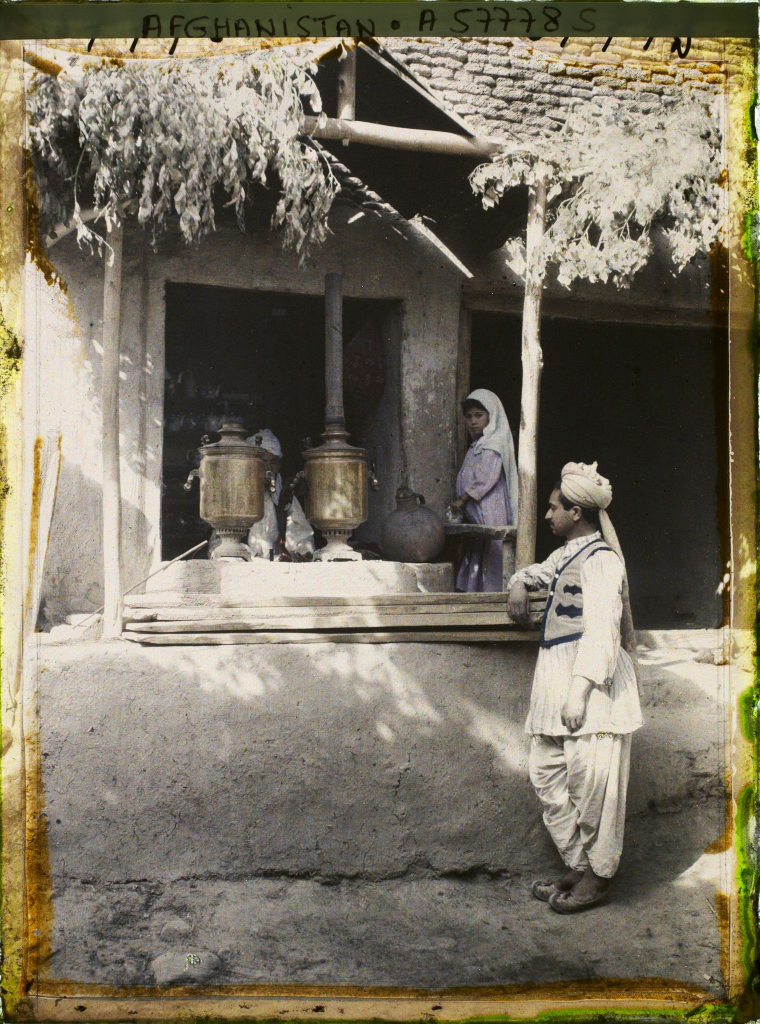
#> input picture backend/images/AFG/albert_kahn/A57778S.jpeg, 1519 x 2048 px (shown at 1/2 size)
$ python -i convert_images.py   (imports and definitions only)
#> lines starting #> are read from the running program, lines starting #| are printed output that depends on the picture
#!/usr/bin/env python3
"""
Convert webp images to jpg, resize to max 800px width, and update CSV/database references
"""

import os
import sqlite3
import csv
from PIL import Image
from pathlib import Path

# Configuration
MAX_WIDTH = 800
QUALITY = 85  # JPEG quality (1-100)
DATABASE_PATH = 'backend/database.db'
IMAGES_BASE_DIR = 'backend/images'

# CSV files to update
CSV_FILES = [
    'backend/data/exports/public_domain_images.csv',
    'backend/data/exports/albert_kahn_images.csv',
    'backend/data/exports/children_artwork_images.csv',
]

# Database tables and their filepath/filename columns
DB_TABLES = [
    {'table': 'public_domain_images', 'filepath_col': 'filepath', 'filename_col': 'filename'},
    {'table': 'albert_kahn_images', 'filepath_col': 'new_filepath', 'filename_col': 'image_filename'},
    {'table': 'children_artwork_images', 'filepath_col': 'filepath', 'filename_col': 'image_path'},
]

def convert_and_resize_image(webp_path, max_width=MAX_WIDTH, quality=QUALITY):
    """
    Convert webp to jpg and resize to max width while maintaining aspect ratio

    Args:
        webp_path: Path to the webp image
        max_width: Maximum width in pixels
        quality: JPEG quality (1-100)

    Returns:
        Path to the new jpg file or None if conversion failed
    """
#> called with webp_path = 'images/AFG/albert_kahn/A57778S.jpeg', max_width = 800, quality = 85
    try:
        # Open the webp image
        img = Image.open(webp_path)
#> img is the input picture: PIL image 1519x2048 RGB; mean R, G, B 121.1, 113.8, 96.6

        # Convert RGBA to RGB if necessary (webp might have alpha channel)
        if img.mode in ('RGBA', 'LA', 'P'):
            # Create a white background
            background = Image.new('RGB', img.size, (255, 255, 255))
            if img.mode == 'P':
                img = img.convert('RGBA')
            background.paste(img, mask=img.split()[-1] if img.mode in ('RGBA', 'LA') else None)
            img = background
        elif img.mode != 'RGB':
            img = img.convert('RGB')

        # Resize if width exceeds max_width
        width, height = img.size
#> width = 1519; height = 2048
        if width > max_width:
            # Calculate new height maintaining aspect ratio
            ratio = max_width / width
#> ratio = 0.527
            new_height = int(height * ratio)
#> new_height = 1078
            img = img.resize((max_width, new_height), Image.LANCZOS)
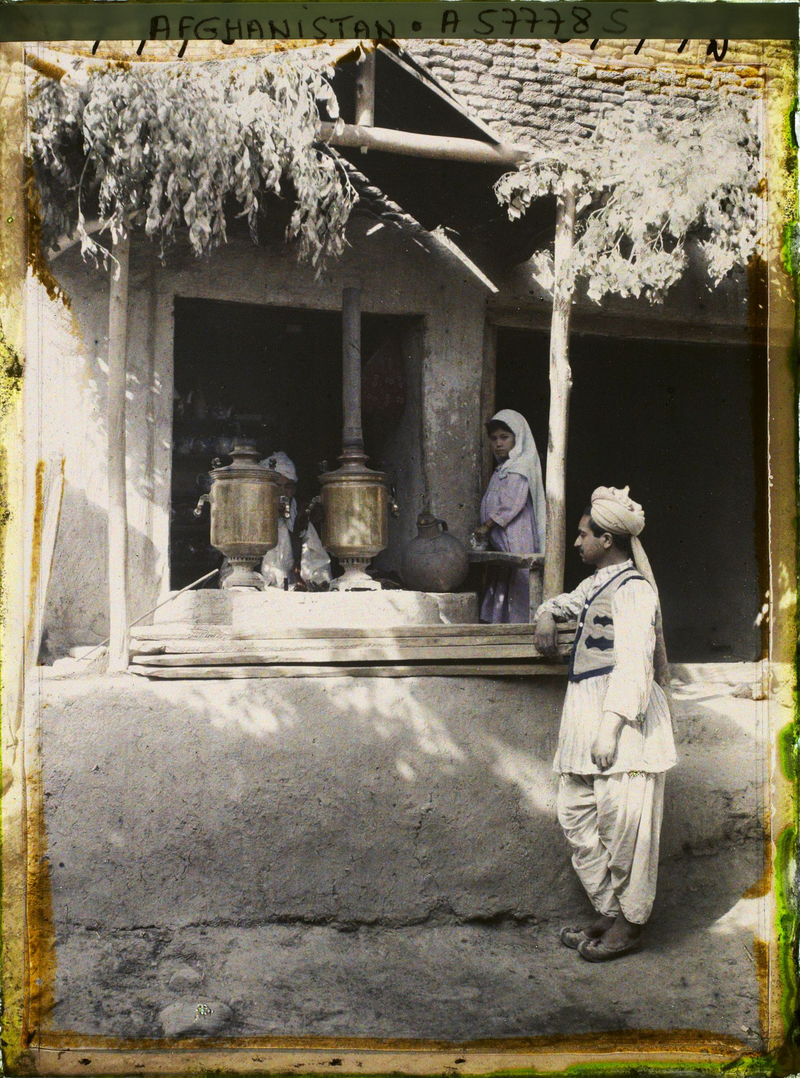
#> img: PIL image 800x1078 RGB; mean R, G, B 121.1, 113.8, 96.6
            print(f"  ↔️  Resized from {width}x{height} to {max_width}x{new_height}")
#|   ↔️  Resized from 1519x2048 to 800x1078
        else:
            print(f"  ✓ Size {width}x{height} already within limits")

        # Create jpg filename
        jpg_path = str(webp_path).rsplit('.webp', 1)[0] + '.jpg'

        # Save as jpg
        img.save(jpg_path, 'JPEG', quality=quality, optimize=True)

        # Get file sizes for comparison
        webp_size = os.path.getsize(webp_path)
        jpg_size = os.path.getsize(jpg_path)

        print(f"  ✅ Converted: {os.path.basename(jpg_path)}")
        print(f"  📊 Size: {webp_size/1024:.1f}KB (webp) → {jpg_size/1024:.1f}KB (jpg)")

        return jpg_path

    except Exception as e:
        print(f"  ❌ Error converting {webp_path}: {e}")
        return None

# [167 lines left out: functions update_csv_files, update_database, find_webp_images, main, not called in this run]

# [2 lines not run here, left out]

>>> result = convert_and_resize_image('images/AFG/albert_kahn/A57778S.jpeg')

$ run again, on backend/images/ALB/albert_kahn/616474c351e0820793118f54.jpeg
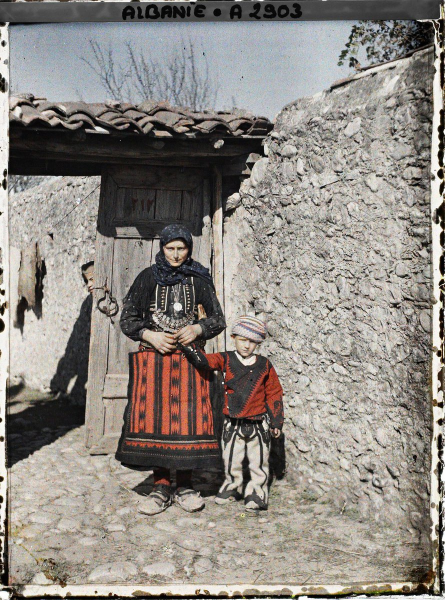
#> input picture backend/images/ALB/albert_kahn/616474c351e0820793118f54.jpeg, 890 x 1200 px (shown at 1/2 size)
#> in convert_and_resize_image, img is the input picture: PIL image 890x1200 RGB; mean R, G, B 141.7, 135.8, 129.5
#> in convert_and_resize_image, `img = img.resize((max_width, new_height), Image.LANCZOS)`:
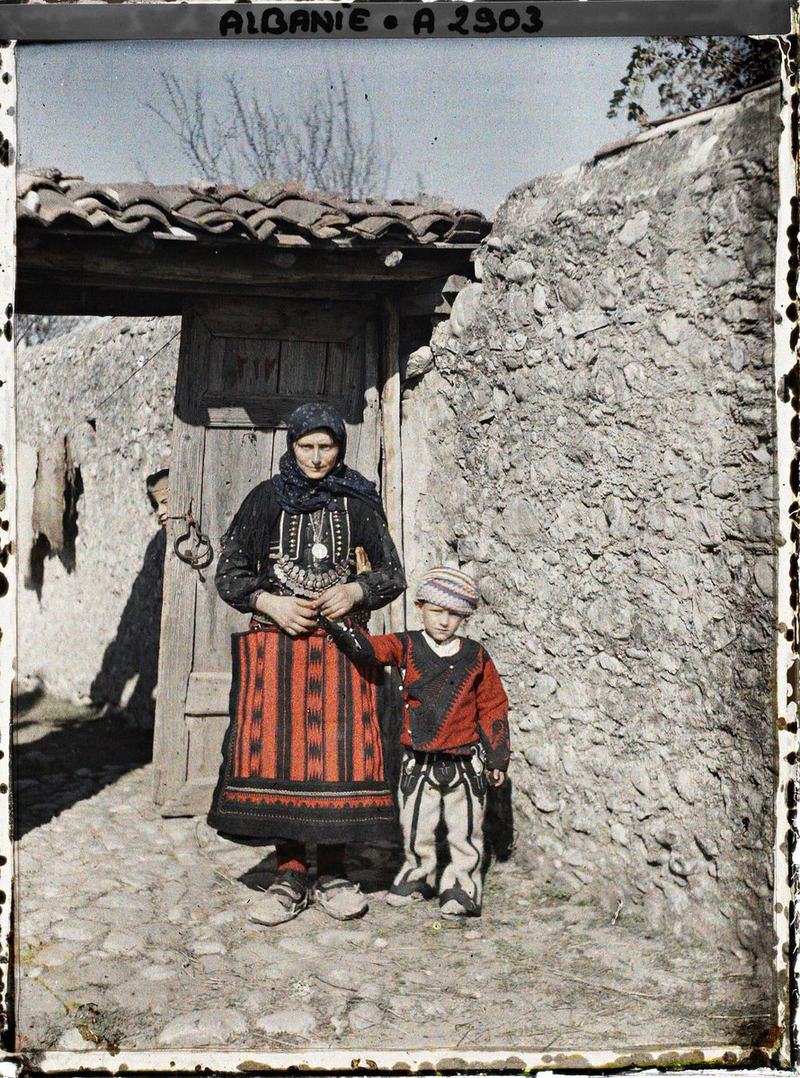
#> img: PIL image 800x1078 RGB; mean R, G, B 141.7, 135.8, 129.5
#|   ↔️  Resized from 890x1200 to 800x1078

$ run again, on backend/images/ALB/albert_kahn/A2821.jpeg
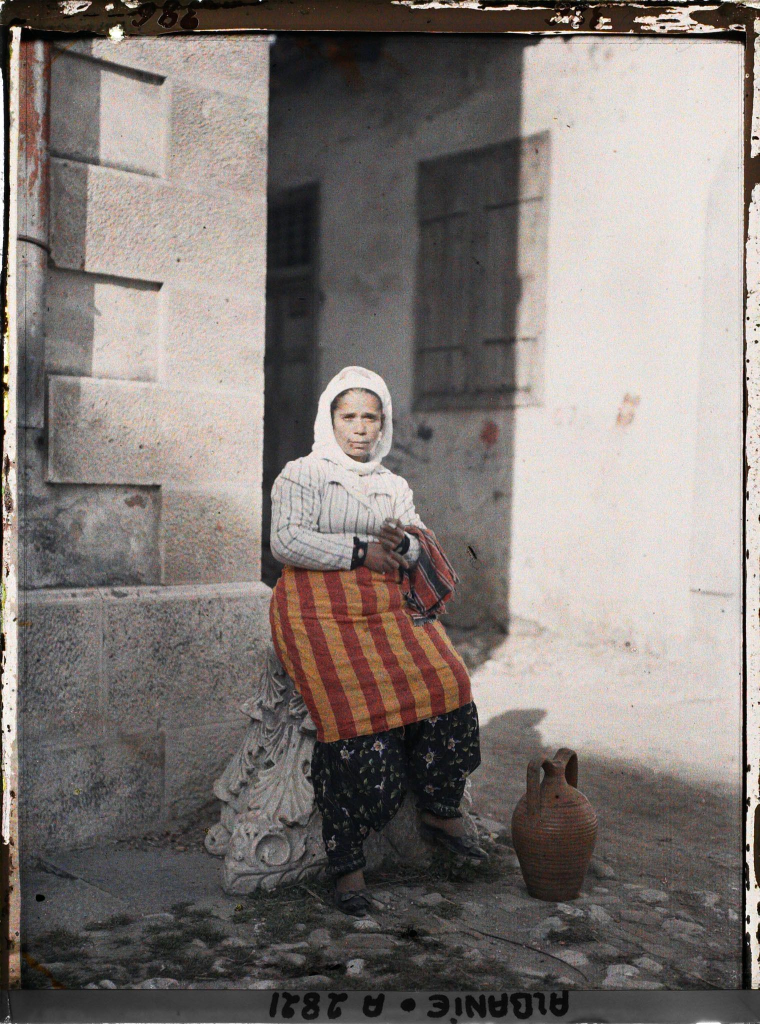
#> input picture backend/images/ALB/albert_kahn/A2821.jpeg, 1519 x 2048 px (shown at 1/2 size)
#> in convert_and_resize_image, img is the input picture: PIL image 1519x2048 RGB; mean R, G, B 129, 121.4, 117.6
#> in convert_and_resize_image, `img = img.resize((max_width, new_height), Image.LANCZOS)`:
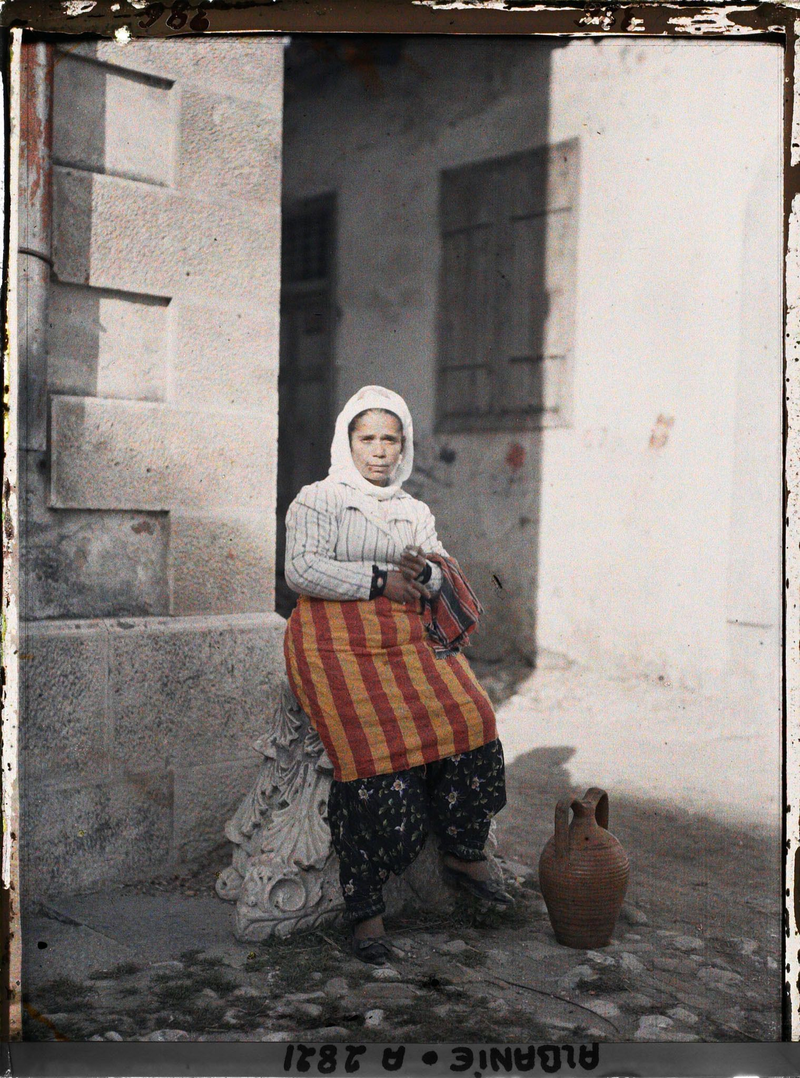
#> img: PIL image 800x1078 RGB; mean R, G, B 128.9, 121.4, 117.6
#|   ↔️  Resized from 1519x2048 to 800x1078
